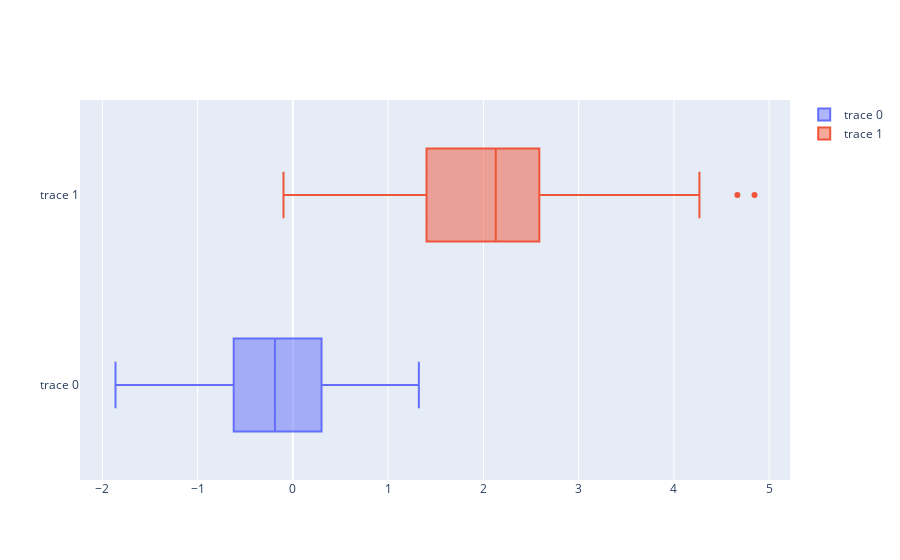

This figure's notebook cell:
### Code cell
# toy example - box plot
import plotly.graph_objects as go
import numpy as np

x0 = np.random.randn(50)
x1 = np.random.randn(50) + 2 # shift mean

fig = go.Figure()
# Use x instead of y argument for horizontal plot
fig.add_trace(go.Box(x=x0))
fig.add_trace(go.Box(x=x1))

fig.show()
